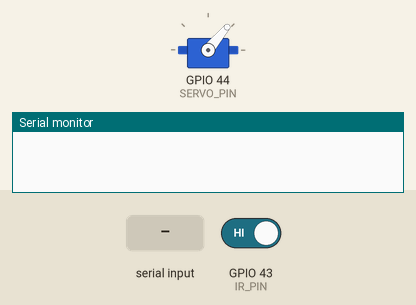
A sketch run on a simulated ESP32. On the bench: servo, the last lines printed to the serial monitor. Inputs (shaded band) come from the test bench; at power-on: GPIO 43 (IR_PIN) HIGH.

Above: at 1.2 s.
1.3 s: GPIO 43 (IR_PIN) driven LOW
At 1.53 s:
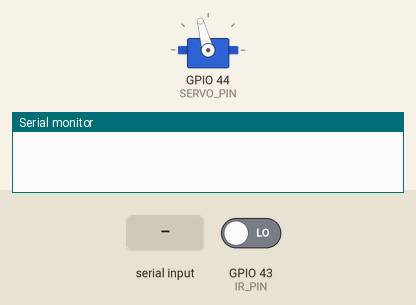
At 2.5 s:
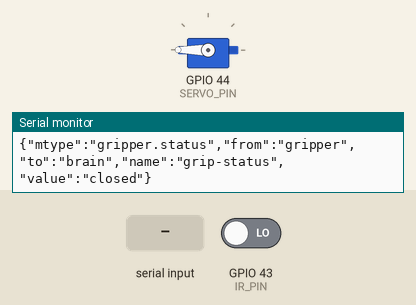
3.1 s: "gripper.open\n" received over Serial
4.6 s: "90,45,200\n" received over Serial
Timing chart, 0 to 7.6 s (numbered marks = the images above; inputs shaded):
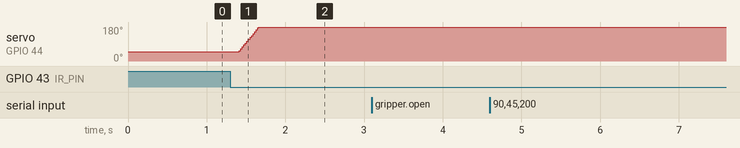

Measured:
- after the input at 1.3 s, servo on GPIO 44 (SERVO_PIN): moves from 50° to 180° over 0.25 s, starting after 0.11 s

The sketch:

hello.ino
```cpp
#include <Arduino.h>
#include <ESP32Servo.h>
#include <ArduinoJson.h>
/*
 * Gripper Module Implementation
 *
 * Handles servo control for the gripper mechanism.
 * Processes JSON config and command messages via serial.
 *
 * Design notes:
 * - Servo moves smoothly with configurable speed and delay.
 * - JSON errors handled gracefully with error messages.
 * - Ignores unrelated messages.
 *
 * Limitations:
 * - Servo range fixed 0-180 degrees.
 * - Configurable parameters limited to speed, servo delay, IR threshold.
 */

// Pins defined
#define SERVO_PIN D7 // Digital pin D7 connected to servo signal line
#define IR_PIN D6 // Digital pin D6 connected to IR sensor output
#define BAUD_RATE 115200 // Serial communication baud rate

// Global State and Configuration
Servo gripperServo; // Servo object for controlling gripper

int gripperPosition = 50; // Current servo angle (50=open, 180=closed)
bool gripperEngaged = false; // True if gripper is currently holding an object
unsigned long lastEngagedMsg = 0;  // Time when last "engaged" message was sent
unsigned long engagedMsgInterval = 3000; // Interval between "engaged" messages (milliseconds)

// IR Tripwire Settings
int irThreshold = 100; // Required beam break duration (ms) to trigger closing
unsigned long irBreakStart = 0; // Timestamp when beam break started
bool irBroken = false; // Whether beam is currently broken
bool irTriggered = false; // Whether this break has already triggered a close

// Servo Motion Settings
int servoSpeed = 5; // Step size in degrees for each motion increment
int servoDelay = 10; // Delay in ms between servo steps for smooth motion

// Setup Function that initializes serial, servo, and IR sensor
void setup() {
  Serial.begin(BAUD_RATE); // Start serial communication
  gripperServo.attach(SERVO_PIN); // Attach servo to earlier defined pin
  pinMode(IR_PIN, INPUT); // Set IR pin as input
  setGripperPosition(50); // Default to open position
}

// Main Loop handles message processing and sensor updates
void loop() {
  handleSerialInput(); // Check for and process incoming serial commands
  handleIRTripwire(); // Monitor IR sensor for beam breaks
  sendEngagedUpdate(); // Periodically send engaged status if applicable
}

// Serial Input Buffering & Dispatch
 // Buffers input until newline, then processes JSON message
void handleSerialInput() {
  static String input = "";
  while (Serial.available()) {
    char c = Serial.read();
    if (c == '\n') {
      processMessage(input); // Process full message
      input = "";
    } else {
      input += c; // Build input buffer
    }
  }
}

// JSON Command Handler
// Parses JSON messages and triggers appropriate actions
void processMessage(const String& msg) {
  StaticJsonDocument<256> doc;
  DeserializationError err = deserializeJson(doc, msg);
  if (err) {
    sendError("Invalid JSON");
    return;
  }

  String mtype = doc["mtype"] | "";

  if (mtype == "gripper.open") {
    int value = doc["value"] | 50;
    moveGripperTo(value);
    sendStatus();
  } else if (mtype == "gripper.close") {
    int value = doc["value"] | 180;
    moveGripperTo(value);
    sendStatus();
  } else if (mtype == "gripper.command") {
    int value = doc["value"] | 0;
    moveGripperTo(value);
    sendStatus();
  } else if (mtype == "gripper.config") {
    String name = doc["name"] | "";
    String valueStr = doc["value"] | "";

    // Handle specific config updates
    if (name == "grip-config") {
      if (valueStr.startsWith("default")) {
        moveGripperTo(50); // Reset to open
      }
    } else if (name == "speed-config") {
      int speed = valueStr.toInt();
      if (speed > 0) servoSpeed = speed;
    } else if (name == "servo-delay") {
      int delayVal = valueStr.toInt();
      if (delayVal > 0) servoDelay = delayVal;
    } else if (name == "ir-threshold") {
      int threshold = valueStr.toInt();
      if (threshold > 0) irThreshold = threshold;
    } else if (name == "engaged-interval") {
      int interval = valueStr.toInt();
      if (interval > 0) engagedMsgInterval = interval;
    } else {
      sendError("Unknown config name");
    }

    sendStatus();
  } else if (mtype == "gripper.report") {
    sendStatus(); // Manual report request
  } else if (mtype == "reset") {
    moveGripperTo(0); // Fully open
    sendReset();
    sendStatus();
  } else {
    sendError("Unknown mtype");
  }
}

// Direct Servo Position Setter
// Immediately sets gripper angle (used for initialization or reset)
void setGripperPosition(int pos) {
  pos = constrain(pos, 50, 180); // Limit angle range
  gripperServo.write(pos);
  gripperPosition = pos;
  gripperEngaged = (pos > 50);
}

// Smooth Servo Motion
// Animates servo movement toward target in small steps
void moveGripperTo(int target) {
  target = constrain(target, 50, 180);
  if (target == gripperPosition) return;

  int step = (target > gripperPosition) ? servoSpeed : -servoSpeed;

  for (int pos = gripperPosition; pos != target; pos += step) {
    gripperServo.write(pos); // Move incrementally
    delay(servoDelay);       // Wait between steps

    // Avoid overshooting the final position
    if ((step > 0 && pos + step > target) || (step < 0 && pos + step < target)) break;
  }

  gripperServo.write(target); // Ensure exact final position
  gripperPosition = target;
  gripperEngaged = (target > 50);
}

// Send Current Gripper State
// Emits JSON status message to host
void sendStatus() {
  StaticJsonDocument<128> doc;
  doc["mtype"] = "gripper.status";
  doc["from"] = "gripper";
  doc["to"] = "brain";
  doc["name"] = "grip-status";
  doc["value"] = (gripperPosition == 50) ? "open" : "closed";
  serializeJson(doc, Serial);
  Serial.println();
}

// Send Error Message
// Sends structured error response to host
void sendError(const char* msg) {
  StaticJsonDocument<128> doc;
  doc["mtype"] = "error";
  doc["from"] = "gripper";
  doc["to"] = "brain";
  doc["message"] = msg;
  serializeJson(doc, Serial);
  Serial.println();
}

// Send Reset Confirmation
// Informs host that module has reset
void sendReset() {
  StaticJsonDocument<128> doc;
  doc["mtype"] = "reset";
  doc["from"] = "gripper";
  doc["to"] = "brain";
  doc["message"] = "reset to default";
  serializeJson(doc, Serial);
  Serial.println();
}

// Periodic "Engaged" Notification
// Used when gripper is holding something
void sendEngagedUpdate() {
  if (gripperEngaged && millis() - lastEngagedMsg > engagedMsgInterval) {
    StaticJsonDocument<128> doc;
    doc["mtype"] = "update";
    doc["from"] = "gripper";
    doc["to"] = "brain";
    doc["message"] = "engaged";
    serializeJson(doc, Serial);
    Serial.println();
    lastEngagedMsg = millis(); // Reset timer
  }
}

// IR Tripwire Monitoring
// Closes gripper if beam is broken too long
void handleIRTripwire() {
  int irState = digitalRead(IR_PIN); // Read IR sensor (LOW = beam broken)

  if (irState == LOW) { // Beam is currently broken
    if (!irBroken) {
      irBreakStart = millis(); // Record start time
      irBroken = true;
    } else if (!irTriggered && (millis() - irBreakStart > irThreshold)) {
      // Beam has been broken long enough to trigger
      irTriggered = true;
      moveGripperTo(180); // Auto-close the gripper
      sendStatus(); // Notify host
    }
  } else {
    // Beam restored
    irBroken = false;
    irTriggered = false; // Reset trigger readiness
  }
}
```
